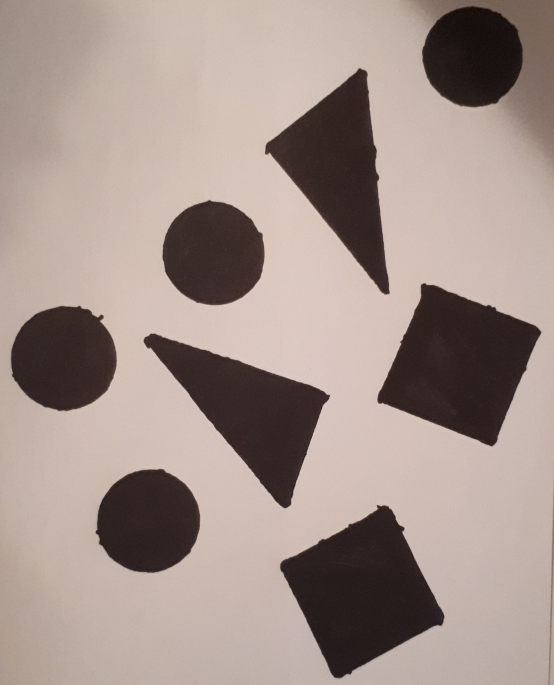
//> input picture nikita.jpg, 1107 x 1369 px (shown at 1/2 size)
$ ./4   (built with g++ and OpenCV 4)
//> lines starting //> are read from the running program, lines starting //| are printed output that depends on the picture; after the words box and inside, x2 and y2 are one past the last pixel; in counts of white or black regions, pixels touching at a corner belong together
#include <opencv2/core/core.hpp>
#include <cv.h>
#include <opencv2/highgui/highgui.hpp>
#include <string>
#include <iostream>
#include <time.h>
#include<stdio.h>
#include<stdlib.h>
#include<unistd.h>
#include <iostream>
#include <opencv2/imgproc/imgproc.hpp>
#include<vector>
#include<iterator>

using namespace std;
using namespace cv;
int main()
{
    Mat im0,im,bin,img0,img;
    img0 = imread("nikita.jpg", IMREAD_COLOR);
//> img0 is the input picture: 1369 rows x 1107 cols, CV_8UC3; mean B, G, R 139.1, 146.3, 163
    resize(img0,img,Size(img0.cols*0.5,img0.rows*0.5),0,0,CV_INTER_LINEAR);
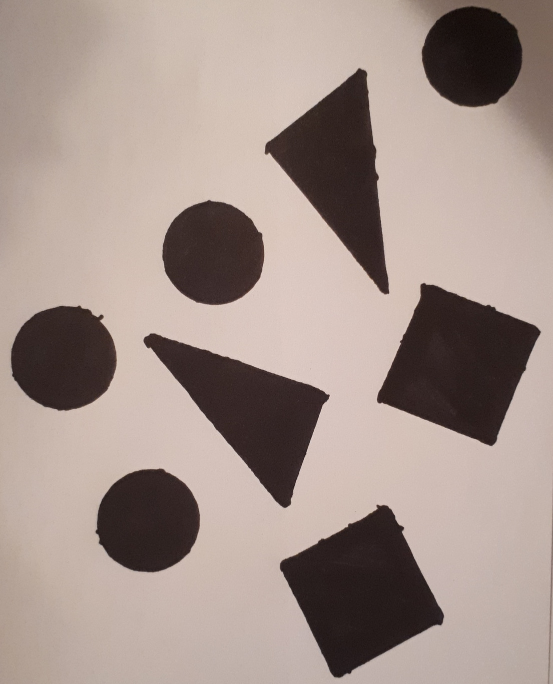
//> img: 684 rows x 553 cols, CV_8UC3; mean B, G, R 138.9, 146.1, 162.9

    im0 = imread("nikita.jpg", IMREAD_GRAYSCALE);
//> im0: 1369 rows x 1107 cols, CV_8UC1; min 6, max 218, mean 150.4
    resize(im0,im,Size(im0.cols*0.5,im0.rows*0.5),0,0,CV_INTER_LINEAR);
    threshold(im, bin, 98, 255, THRESH_BINARY );
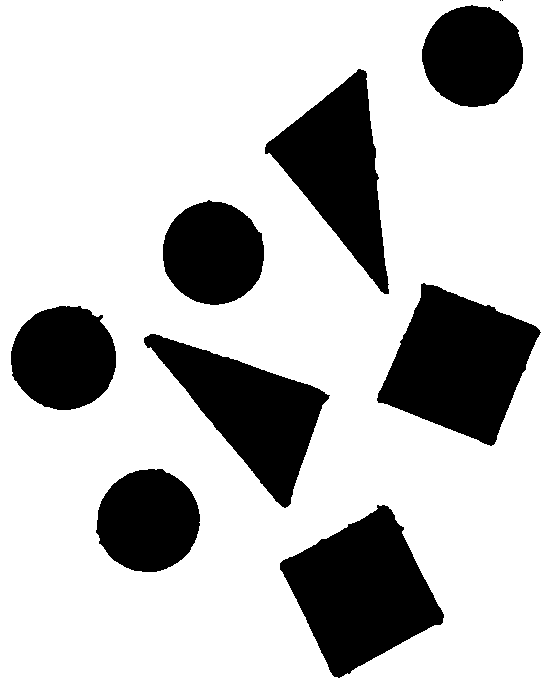
//> bin: 684 rows x 553 cols, CV_8UC1; 76% white; 10 black regions (2 under 20 px), largest, box (x1, y1, x2, y2) and area: (280, 505, 444, 678) 16072, (377, 283, 541, 446) 15882, (144, 334, 330, 508) 13033
    //imshow( "Display window", bin );
    int rows,cols;
    int key=0;
    printf("rrrrrrrrrrrrr\n");
    rows=bin.rows;cols=bin.cols;
//> after `rows = bin.rows`: rows = 684
//> after `cols = bin.cols`: cols = 553
    for(int k=0;k<100;k++)
    {
    for(int i=1;i<rows-1;i++)
    {
        uchar*p =bin.ptr<uchar>(i);
        uchar*p1 =bin.ptr<uchar>(i-1);
        uchar*p2 =bin.ptr<uchar>(i+1);
        for(int j=1;j<cols-1;j++)
        {
            key=0;
            if(p1[j-1]==0) key++;
            if(p1[j]==0) key++;
            if(p1[j+1]==0) key++;
            if(p2[j-1]==0) key++;
            if(p2[j]==0) key++;
            if(p2[j+1]==0) key++;
            if(p[j-1]==0) key++;
            if(p[j+1]==0) key++;
            if(key>=5)
            {
                p[j]=0;
            }
            else
            {
                if(key<=1)
                {
                    p[j]=255;
                }
            }
        }
    }
    }
//> bin: 684 rows x 553 cols, CV_8UC1; 76% white; 10 black regions (2 under 20 px), largest, box (x1, y1, x2, y2) and area: (280, 505, 444, 678) 16075, (377, 283, 541, 446) 15883, (144, 334, 330, 508) 13039
//> after the loop, key = 0
    printf("rrrrrrrrrrrrr\n");
    //imshow( "Better", bin );
    int num=0,num1=0,num2=0,i0,j0,num_loc=0;
    int key0=1;
    while (key0!=0)
    {
        key0=0;
        for(int i=0;i<rows-1;i++)
        {
            uchar*p =bin.ptr<uchar>(i);
            for(int j=1;j<cols-1;j++)
            {
                if(p[j]==0)
                {
                    i0=i;j0=j;key0=1; num2=1;num1=0;num++;num_loc=1;p[j]=num*20; goto lh;
                }
            }
        }
        lh:
         while(num_loc!=0)
         {
             num_loc=0;
             for(int i=1;i<rows-1;i++)
             {
                 uchar*p =bin.ptr<uchar>(i);
                 uchar*p1 =bin.ptr<uchar>(i-1);
                 uchar*p2 =bin.ptr<uchar>(i+1);
                 for(int j=1;j<cols-1;j++)
                 {
                     if(p[j]==num*20)
                     {
                         if(p1[j-1]==0) {num_loc++;p1[j-1]=num*20;}
                         if(p1[j]==0) {num_loc++;p1[j]=num*20;}
                         if(p1[j+1]==0) {num_loc++;p1[j+1]=num*20;}
                         if(p2[j-1]==0) {num_loc++;p2[j-1]=num*20;}
                         if(p2[j]==0) {num_loc++;p2[j]=num*20;}
                         if(p2[j+1]==0) {num_loc++;p2[j+1]=num*20;}
                         if(p[j-1]==0) {num_loc++;p[j-1]=num*20;}
                         if(p[j+1]==0) {num_loc++;p[j+1]=num*20;}
                     }
                 }
             }
             num2=num1;num1+=num_loc;
         }

    }
//> this loop made 11 passes
//> (num2, num1) on passes 1 to 10: (0, 0), (0, 0), (8025, 8025), (12791, 12791), (8225, 8225), (15882, 15882), (8608, 8608), (13038, 13038), (8299, 8299), (16074, 16074)
//> (i0, j0, num2, num1, num) on pass 11: (505, 377, 16074, 16074, 10)
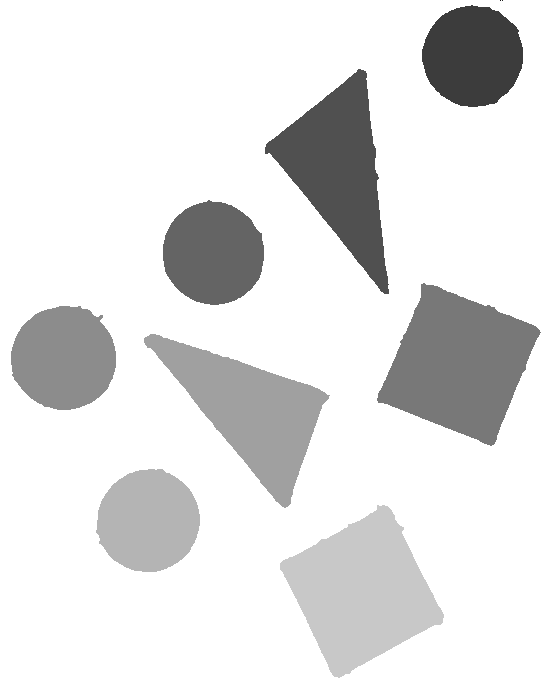
//> bin: 684 rows x 553 cols, CV_8UC1; min 20, max 255, mean 226
//> after the loop, key0 = 0; i0 = 505; j0 = 377; num2 = 16074; num1 = 16074; num = 10; num_loc = 0
     printf("rrrrrrrrrrrrr\n");
    for(int k=0;k<num;k++)
    {
        num1=0;
        for(int i=0;i<rows;i++)
        {
          uchar*p =bin.ptr<uchar>(i);
          for(int j=0;j<cols;j++)
          {
              if(p[j]==k*20)
              {
                  num1++;
              }
          }
        }
        if(num1<40)
        {
            for(int i=0;i<rows;i++)
            {
              uchar*p =bin.ptr<uchar>(i);
              for(int j=0;j<cols;j++)
              {
                  if(p[j]==k*20)
                  {
                      p[j]=255;
                  }
              }
            }
        }
    }
//> this loop made 10 passes
//> num1 on passes 1 to 10: 0, 1, 1, 8026, 12792, 8226, 15883, 8609, 13039, 8300
//> bin: 684 rows x 553 cols, CV_8UC1; 2 pixels changed, all inside (x1, y1, x2, y2) = (500, 0, 503, 1)
//> after the loop, num1 = 8300
    //imshow( "Better2", bin );

    set<int> res;
    num1=1;
    for(int i=0;i<rows-1;i++)
    {
        uchar*p =bin.ptr<uchar>(i);
        for(int j=0;j<cols;j++)
        {
           if(p[j]!=255)
           {
               if(res.find(p[j])==res.end())
               {
                   res.insert(p[j]);
                   num1++;
               }
           }
        }
    }
//> this loop made 683 passes
//> after the loop, res = 8 items; num1 = 9
    for(set<int>::iterator it=res.begin();it!=res.end();it++)
    {
        printf("%d ",*(it));
    }
//> this loop made 8 passes
//| 60 80 100 120 140 160 180 200
    printf("\n");
    printf("Number of components:%d\n",num1);
//| Number of components:9
    Mat*obj;
    double*ark;
    ark=new double[res.size()];
    obj=new Mat[res.size()];
    num1=0;
    char word[256];

    for(set<int>::iterator it=res.begin();it!=res.end();it++)
    {
        obj[num1]=bin==*it;
        num1++;
        sprintf(word,"Conponent%d",num1);
        imshow(word,obj[num1-1]);
    }
//> this loop made 8 passes
//> pass 1, `imshow(word,obj[num1-1]);`:
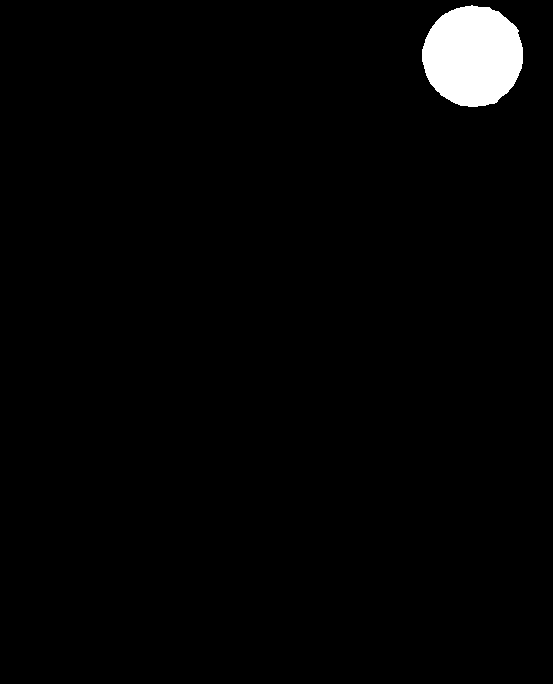
//> window 'Conponent1': 684 rows x 553 cols, CV_8UC1; 2.1% white; 1 white region, box (x1, y1, x2, y2) and area: (422, 5, 523, 107) 8026
//> pass 2, `imshow(word,obj[num1-1]);`:
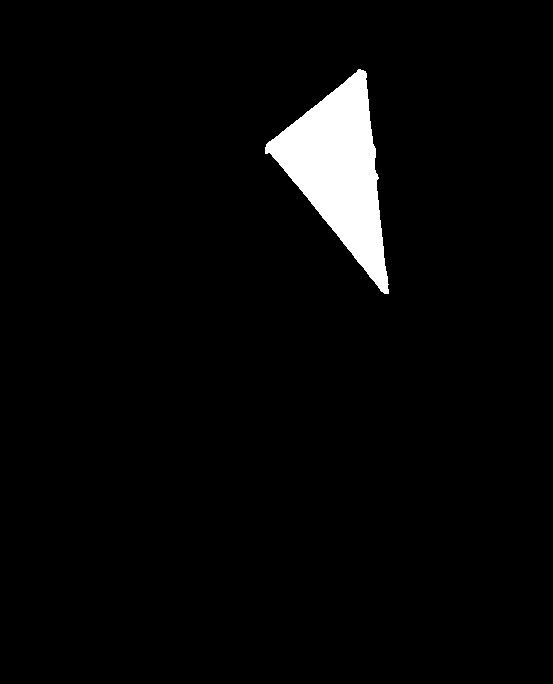
//> window 'Conponent2': 684 rows x 553 cols, CV_8UC1; 3.4% white; 1 white region, box (x1, y1, x2, y2) and area: (265, 69, 389, 294) 12792
//> after the loop, num1 = 8; word = "Conponent8"
    Moments*mom;
    Moments*humom;
    mom=new Moments[res.size()];
    humom=new Moments[res.size()];
    num=res.size();
//> num = 8
    Moments*hm;
    hm=new Moments[7];
    double ar[7];
    double asv=0.;
    double**wer;
    wer=new double* [num];
    for(int i=0;i<num;i++)
    {
        wer[i]=new double[7];
    }
    for(int i=0;i<num;i++)
    {
        mom[i]=moments( obj[i], false);
        //printf("%d %f %f\n",i,mom[i].m00,mom[i].m01,);
        //HuMoments( humom[i], obj[i]);
        //printf("%d %f %f\n",i,mom[i].m00,humom[i].m01);
        HuMoments(mom[i],ar);
        printf("%d: ",i);
        asv=0.;
        for(int j=0;j<7;j++)
        {
            wer[i][j]=ar[j];
            asv+=log(fabs(ar[j]))*log(fabs(ar[j]));
            ///asv+=fabs(ar[j])*fabs(ar[j]);
        }
        ark[i]=sqrt(asv);
       // printf("%f\n",sqrt(asv));
    }
//> this loop made 8 passes
//> asv on passes 1 to 8: 16190.1, 6603.6, 16032, 13621.8, 15420.9, 6681.1, 15652.7, 14400.3
//| 0: 1: 2: 3: 4: 5: 6: 7:
//> after the loop, asv = 14400.3
    Mat cur; double cr;
    // [16 lines of commented-out code are left out]
    int index=1;
    int *ind;
    int sab=0;
    ind=new int[num];
    for(int i=0;i<num;i++)
    {
        ind[i]=-1;
    }
    ind[0]=1;
    asv=0.;
    printf("\n");
    for(int i=0;i<num;i++)
    {
        for(int j=0; j<num;j++)
        {
            asv=0.;
            for(int ii=0;ii<7;ii++)
            {
                asv+=fabs(log(fabs(wer[i][ii]))-log(fabs(wer[j][ii])));
            }
           printf("%f ",asv);
        }
        printf("\n");
    }
//> this loop made 8 passes
//> asv on passes 1 to 8: 21.78, 88.02, 17.11, 8.83, 15.61, 86.97, 15.33, 0
//> after the loop, asv = 0
    for(int i=0;i<num;i++)
    {
        if(ind[i]==-1)
        {

            for(int j=0;j<num;j++)
            {
                asv=0.;
                for(int ii=0;ii<7;ii++)
                {
                    //asv+=fabs(wer[i][ii]-wer[j][ii]);
                     asv+=fabs(log(fabs(wer[i][ii]))-log(fabs(wer[j][ii])));
                }
                //asv=sqrt(asv);
                printf("%d %d %f\n",i,j, asv);
                if(ind[j]>-1&&asv<10.)
                {
                    ind[i]=ind[j];
                    break;
                }

            }
        }
        if(ind[i]==-1)
        {
            index++;
            ind[i]=index;
        }
    }
//> this loop made 8 passes
//> (asv, index) on passes 2, 4: (88.02, 2), (8.83, 3)
//> asv on passes 3, 5, 6, 7, 8: 5.39, 8.53, 1.05, 6.45, 8.83
//> after the loop, asv = 8.83; index = 3
    int x=0,y=0;
    char text[256];
    for(int i=0;i<num;i++)
    {
        x=y=0;index=0;
        for(int i1=0;i1<rows;i1++)
        {
            uchar*p =obj[i].ptr<uchar>(i1);
            for(int i2=0;i2<cols;i2++)
            {
               if(p[i2]==255)
               {
                   index++;
                   x+=i2;
                   y+=i1;
               }
            }
        }
        x=x/index;
        y=y/index;
        Point textOrg(x-7,y+7);
        int fontFace=FONT_HERSHEY_SCRIPT_SIMPLEX;
        double fontSize=1;
        Scalar color(256,256,256);
        sprintf(text,"%d",ind[i]);
        putText(img,text,textOrg,fontFace,fontSize,color);

    }
//> this loop made 8 passes
//> (index, x, y, textOrg, text) on passes 1 to 8: (8026, 472, 55, Point(465, 62), '1'), (12792, 339, 169, Point(332, 176), '2'), (8226, 212, 252, Point(205, 259), '1'), (15883, 458, 363, Point(451, 370), '3'), (8609, 63, 357, Point(56, 364), '1'), (13039, 248, 410, Point(241, 417), '2'), (8300, 147, 520, Point(140, 527), '1'), (16075, 361, 591, Point(354, 598), '3')
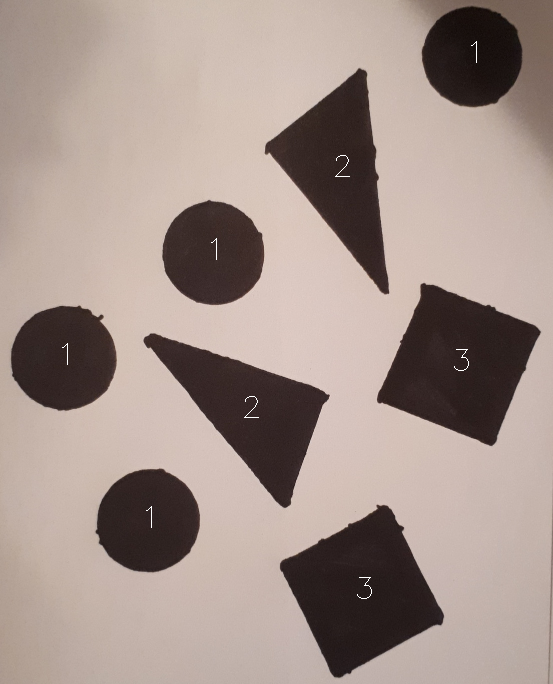
//> img: 684 rows x 553 cols, CV_8UC3; mean B, G, R 139.1, 146.3, 163
//> after the loop, x = 361; y = 591; index = 16075
   // imshow( "Better2", bin );
    imshow("Classification",img);

    printf("num=%d\n",num);
//| num=8
    waitKey(0);
    for(int i=0;i<num;i++)
    {
        delete[] wer[i];
    }
    delete[]wer;
    delete[]ark;
    delete[]mom;
    delete[]humom;
    delete[]hm;
    delete[]obj;
    delete[]ind;
    return 0;
}
